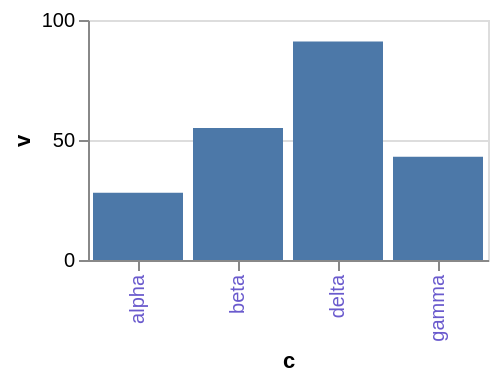

Vega-Lite specification for this chart:
### Vega-Lite specification from a JSON file in a GitHub repository (floating-point values rounded to 4 significant figures)
{"$schema": "https://vega.github.io/schema/vega-lite/v6.json", "width": 200, "height": 120, "data": {"values": [{"c": "alpha", "v": 28, "w": 3, "t": "2024-01-07"}, {"c": "beta", "v": 55, "w": 7, "t": "2024-03-19"}, {"c": "gamma", "v": 43, "w": 5, "t": "2024-06-02"}, {"c": "delta", "v": 91, "w": 9, "t": "2024-09-11"}]}, "mark": "bar", "encoding": {"x": {"field": "c", "type": "nominal"}, "y": {"field": "v", "type": "quantitative"}}, "config": {"axisBand": {"labelColor": "slateblue"}}}
